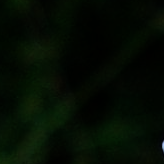
#> input picture Histogram  Equalization/OR_IM.png, 164 x 164 px
$ jupyter execute 'Histogram  Equalization 1.ipynb'
#> lines starting #> are read from the running program, lines starting #| are printed output that depends on the picture
[cell 1]
import numpy as np
from PIL import Image
import matplotlib.pyplot as plt

[cell 2]
img_filename = 'OR_IM.png'
save_filename = 'HE_IM.png'

#load file as pillow Image
img = Image.open(img_filename)
#> img is the input picture: PIL image 164x164 RGB; mean R, G, B 3.8, 12.3, 2.5

# convert to grayscale
imgray = img.convert(mode='L')

#convert to NumPy array
img_array = np.asarray(imgray)

[cell 3]
#flatten image array and calculate histogram via binning
histogram_array = np.bincount(img_array.flatten(), minlength=256)
#> histogram_array = 256 values, max 2675 at index 3, min 0 at index 30, mean 105.1

#normalize
num_pixels = np.sum(histogram_array)
#> num_pixels = 26896
histogram_array = histogram_array/num_pixels
#> histogram_array = 256 values, max 0.0995 at index 3, min 0 at index 30, mean 0.00391

#cumulative histogram
chistogram_array = np.cumsum(histogram_array)
#> chistogram_array = 256 values from 0.000112 to 1

[cell 4]
transform_map = np.floor(255 * chistogram_array).astype(np.uint8)
#> transform_map = 256 values from 0 to 255

[cell 5]
# flatten image array into 1D list
img_list = list(img_array.flatten())
#> img_list = 26896 items

# transform pixel values to equalize
eq_img_list = [transform_map[p] for p in img_list]
#> eq_img_list = 26896 items

# reshape and write back into img_array
eq_img_array = np.reshape(np.asarray(eq_img_list), img_array.shape)
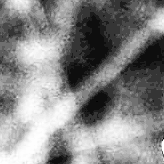
#> eq_img_array: shape (164, 164); min 0, max 255, mean 134.3

[cell 6]
# Let's plot the histograms

#histogram and cumulative histogram of original image has been calculated above
ori_cdf = chistogram_array
#> ori_cdf = 256 values from 0.000112 to 1
ori_pdf = histogram_array
#> ori_pdf has the same summary as histogram_array

#calculate histogram and cumulative histogram of equalized image
eq_histogram_array = np.bincount(eq_img_array.flatten(), minlength=256)
#> eq_histogram_array = 256 values, max 2675 at index 53, min 0 at index 1, mean 105.1
num_pixels = np.sum(eq_histogram_array)
eq_pdf = eq_histogram_array/num_pixels
#> eq_pdf = 256 values, max 0.0995 at index 53, min 0 at index 1, mean 0.00391
eq_cdf = np.cumsum(eq_pdf)
#> eq_cdf = 256 values from 0.000112 to 1

#plot
plt.figure()
plt.plot(ori_pdf)
plt.plot(eq_pdf)
plt.xlabel('Pixel intensity')
plt.ylabel('Distribution')
plt.legend(['Original','Equalized'])
plt.figure()
plt.plot(ori_cdf)
plt.plot(eq_cdf)
plt.xlabel('Pixel intensity')
plt.ylabel('Distribution')
plt.legend(['Original','Equalized'])
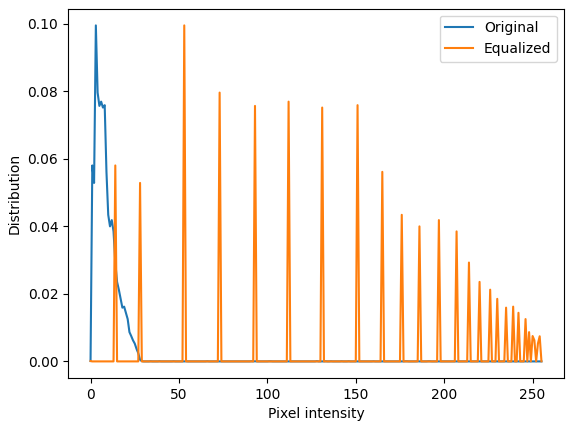
#> figure drawn by matplotlib, 1 panel; curve peaks at x = 3, y = 0.0995; curve peaks at x = 53, y = 0.0995
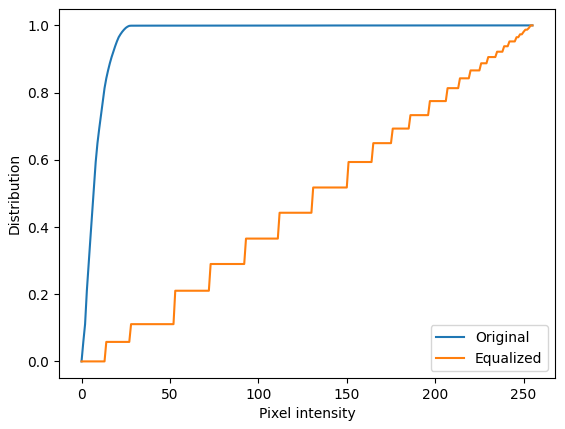
#> figure drawn by matplotlib, 1 panel; curve peaks at x = 192, y = 1; curve peaks at x = 255, y = 1
